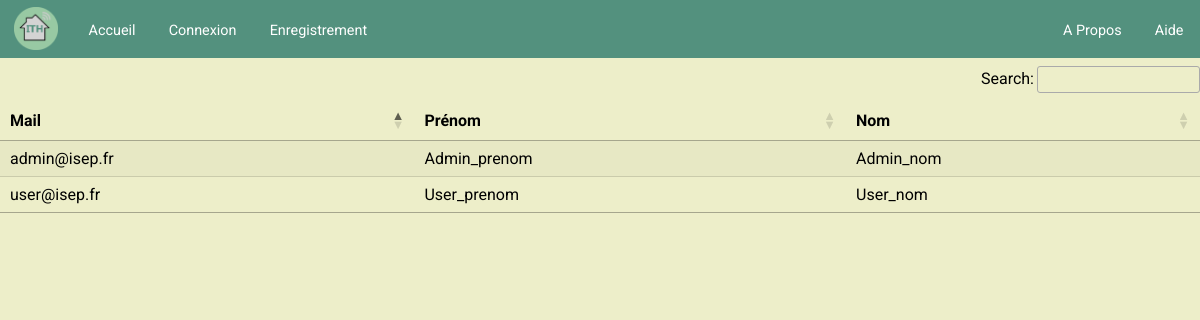
The app's page / (signed in), older data.
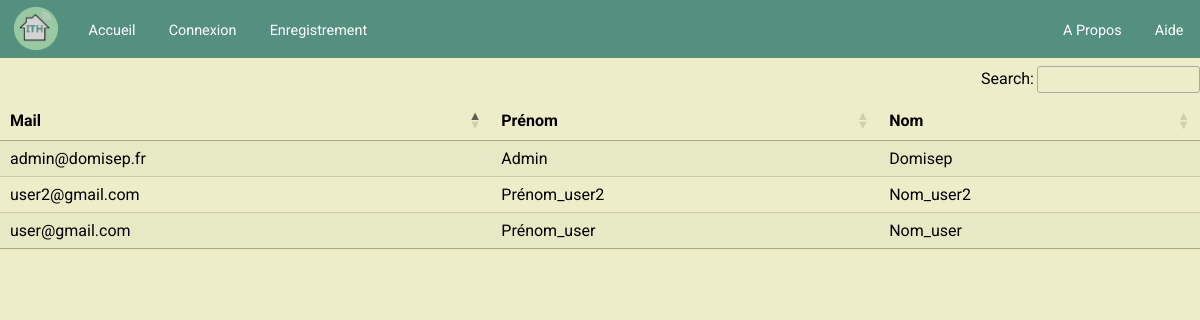
The same page, newer data.
### tables this page shows
CREATE TABLE IF NOT EXISTS `utilisateur` (
  `id_u` int(11) NOT NULL AUTO_INCREMENT,
  `email_u` varchar(150) NOT NULL,
  `prenom_u` varchar(100) NOT NULL,
  `nom_u` varchar(100) NOT NULL,
  `mdp_u` varchar(100) NOT NULL,
  `telephone_u` int(10) DEFAULT NULL,
  PRIMARY KEY (`id_u`) USING BTREE,
  UNIQUE KEY `email_u` (`email_u`)
);

### app/index.php (called while the page is built, shortened)
<?php
require_once 'Controleurs/controleurAccueil.php';
$router = new Routeur($_GET['currentPageUrl']);
$router->get('/', function(){ $controleur = new ControleurAccueil();
    $controleur->affichageAccueil(); });
$router->get('/accueil', function(){ $controleur = new ControleurAccueil();
    $controleur->affichageAccueil(); });
$router->get('/apropos', function(){ $controleur = new ControleurAide();
    $controleur->affichageApropos(); });
$router->get('/aide', function(){ $controleur = new ControleurAide();
    $controleur->affichageAide(); });
$router->post('/aide', function(){ $controleur = new ControleurAide();
    $controleur->affichageAide(); });
$router->get('/connexion', function(){ $controleur = new ControleurAuthentification;
    $controleur->affichageConnexion(); });
$router->post('/connexion', function(){ $controleur = new ControleurAuthentification;
    $controleur->affichageConnexion(); });
$router->get('/enregistrement', function(){ $controleur = new ControleurAuthentification;
    $controleur->affichageEnregistrement(); });
$router->post('/enregistrement', function(){ $controleur = new ControleurAuthentification;
    $controleur->affichageEnregistrement(); });
$router->get('/profil', function(){ if(isset($_SESSION['id_u'])) { $controleur = new ControleurUtilisateur;
    $controleur->affichageMonCompte($_SESSION['id_u']); }});
$router->post('/profil', function(){ if(isset($_SESSION['id_u'])) { $controleur = new ControleurUtilisateur;
    $controleur->affichageMonCompte($_SESSION['id_u']); }});
$router->get('/statistiques', function(){ $controleur = new ControleurMaMaison;
    $controleur->affichageStatistiques(); });
$router->post('/tableau-de-bord', function(){ $controleur = new ControleurMaMaison;
    $controleur->affichageTableauDeBord(); });
$router->get('/tableau-de-bord', function(){ $controleur = new ControleurMaMaison;
    $controleur->affichageTableauDeBord(); });
$router->get('/editer', function(){ $controleur = new ControleurMaMaison;
    $controleur->affichageEditerMaMaison(); });
$router->post('/editer', function(){ $controleur = new ControleurMaMaison;
    $controleur->affichageEditerMaMaison(); });
$router->get('/deconnexion', function(){ $controleur = new ControleurAuthentification;
    $controleur->affichageDeconnexion(); });
$router->get('/:id', function($id){ $controleur = new ControleurUtilisateur;
    $controleur->affichageUtilisateur($id); });
$router->post('/:id', function($id){ $controleur = new ControleurUtilisateur;
    $controleur->affichageUtilisateur($id); });
$router->run();

### app/Route.php (called while the page is built)
<?php
class Route
{
    private $path;
    private $callback;
    private $urlParams = [];
    public function __construct($path, $callback){
        $this->path = trim($path, '/');
        $this->callback = $callback;
    }
    public function match($url){
        $url = trim($url, '/');
        $path = preg_replace('#:([\w]+)#', '([^/]+)', $this->path);
        $regex = "#^$path$#i";
        if(!preg_match($regex, $url, $urlParams)){
            return false;
        }
        array_shift($urlParams);
        $this->urlParams = $urlParams;
        return true;
    }
    public function call(){
        return call_user_func_array($this->callback, $this->urlParams);
    }
}

### app/Routeur.php (called while the page is built, shortened)
<?php
require_once 'Route.php';
require_once 'Vues/vue.php';
class Routeur{
    private $currentPageUrl;
    private $routes = [];
    public function __construct($currentPageUrl){
        $this->currentPageUrl = $currentPageUrl;
    }
    public function get($path, $callback){
        $route = new Route($path, $callback);
        $this->routes["GET"][] = $route;
    }
    public function post($path, $callback){
        $route = new Route($path, $callback);
        $this->routes["POST"][] = $route;
    }
    public function run(){
        foreach($this->routes[$_SERVER['REQUEST_METHOD']] as $route){
            if($route->match($this->currentPageUrl)){
                return $route->call();
            }
        }
    }
}

### app/Modeles/modele.php (called while the page is built)
<?php
abstract class Modele {
  private $bdd;
  protected function executerRequete($sql, $parametres = null) {
    if ($parametres == null){
      $resultat = $this->getBdd()->query($sql);
    }
    else {
      $resultat = $this->getBdd()->prepare($sql);
      $resultat->execute($parametres);
    }
    return $resultat;
  }
  private function getBdd() {
    if ($this->bdd == null) {
      $this->bdd = new PDO("mysql:host=localhost; dbname=ith; charset=utf8", 'root', 'root', array(PDO::ATTR_ERRMODE => PDO::ERRMODE_EXCEPTION));
    }
    return $this->bdd;
  }
}

### app/Modeles/utilisateurs.php (called while the page is built, shortened)
<?php
require_once "Modeles/modele.php";
class Utilisateurs extends Modele {
  public function chercherUtilisateurs(){
    $sql = "SELECT email_u, prenom_u, nom_u, id_u FROM utilisateur";
    $resultatRequete = $this->executerRequete($sql)->fetchAll(PDO::FETCH_ASSOC);
    return $resultatRequete;
  }
}

### app/Vues/vueAccueil.php (the view, shortened to what this page needs)
<?php $this->titre = "Accueil"; ?>
<?php if (isset($_SESSION['id']) && $_SESSION['id'] == 1): ?>
  <link rel="stylesheet" type="text/css" href="//cdn.datatables.net/1.10.16/css/jquery.dataTables.css">
  <table id="myTable" class="hover row-border stripe">
    <thead>
      <tr>
        <th>Mail</th>
        <th>Prénom</th>
        <th>Nom</th>
      </tr>
    </thead>
    <tbody>
      <?php foreach ($donnees as $key => $value): ?>
          <tr onclick="window.location.href='/ITH/<?php echo $value['id_u'] ?>' ">
            <td> <?php echo $value['email_u'] ?> </td>
            <td> <?php echo $value['prenom_u'] ?> </td>
            <td> <?php echo $value['nom_u'] ?> </td>
          </tr>
      <?php endforeach; ?>
    </tbody>
  </table>
<?php endif; ?>

### app/Controleurs/controleurAccueil.php (shortened to what this page needs)
<?php
require_once 'Modeles/utilisateurs.php';
require_once 'Vues/vue.php';
class ControleurAccueil{
  public function affichageAccueil(){
    if (isset($_SESSION['id']) && $_SESSION['id'] == 1) {
      $utilisateurs = new Utilisateurs;
      $donnees = $utilisateurs->chercherUtilisateurs();
      $vue = new Vue('Accueil');
      $vue->generer($donnees);
    } else {
      $vue = new Vue('Accueil');
      $vue->generer();
    }
  }
}

### app/Vues/vue.php (shortened to what this page needs)
<?php
class Vue {
  private $fichier;
  private $titre;
  private $css;
  public function __construct($action) {
    $this->fichier = "Vues/vue".$action.".php";
    $this->css = "<link rel='stylesheet' href='public/css/".$action.".css'>";
  }
  public function generer($donnees=[]) {
    $contenu = $this->genererFichier($this->fichier, $donnees);
    $vue = $this->genererFichier('Vues/gabarit.php', array('titre' => $this->titre, 'contenu' => $contenu, 'css' => $this->css));
    echo $vue;
  }
  private function genererFichier($fichier, $donnees) {
    if (file_exists($fichier)) {
      extract($donnees);
      require $fichier;
      return ob_get_clean();
    }
    else {
      throw new Exception("Fichier '$fichier' introuvable");
    }
  }
}

### app/Vues/gabarit.php (shortened to what this page needs)
<!DOCTYPE html>
<html>
<head>
  <link rel="stylesheet" href="public/css/framework.css">
  <link rel="stylesheet" href="public/css/header.css">
  <link rel="stylesheet" href="public/css/Theme.css">
    <?= $css ?>
</head>
<body>
  <?php include 'header.php'; ?>
  <?= $contenu ?>
</body>
</html>

### app/Vues/header.php (shortened to what this page needs)
<ul id="navigation" class="topNav">
  <?php if (!empty($_SESSION['email'])): ?>
    <?php if ($_SESSION['id'] == 0): ?>
      <li id="logocontainer"><a href="accueil"><img id="logo" src="public/images/logo.png"></a></li>
      <li class="header-link"><a href="accueil">Accueil</a></li>
      <li class="header-link"><a href="profil">Mon Compte</a></li>
      <li id="dropdown-container">
          <ul class="dropdown">
            <li class="header-link-dropdown"><a href="javascript:void(0);">Mon habitation</a></li>
              <div class="dropdown-content">
                <a class="header-link-dropdown" href="editer">Éditer mon habitation</a>
                <a class="header-link-dropdown" href="statistiques">Statistiques</a>
                <a class="header-link-dropdown" href="tableau-de-bord">Tableau de bord</a>
              </div>
          </ul>
      </li>
      <li class="header-link-dropdown-responsive"><a href="editer">Éditer mon habitation</a></li>
      <li class="header-link-dropdown-responsive"><a href="statistiques">Statistiques</a></li>
      <li class="header-link-dropdown-responsive"><a href="tableaudebord">Tableau de bord</a></li>
      <li class="right header-link"><a href="aide">Aide</a></li>
      <li class="right header-link"><a href="apropos">A Propos</a></li>
      <li class="right header-link"><a href="deconnexion">Deconnexion</a></li>
      <li class="right" id="collapsible-icon"><a href="javascript:void(0);"><img id="menu-button" src="public/svg/menu-button.svg"></a></li>
    <?php elseif ($_SESSION['id'] == 1): ?>
      <li id="logocontainer"><a href="accueil"><img id="logo" src="public/images/logo.png"></a></li>
      <li class="header-link"><a href="accueil">Utilsateurs</a></li>
      <li class="header-link"><a href="aide">Aide</a></li>
      <li class="right header-link"><a href="deconnexion">Deconnexion</a></li>
    <?php endif; ?>
  <?php else : ?>
      <li id="logocontainer"><a href="accueil"><img id="logo" src="public/images/logo.png"></a></li>
      <li class="header-link"><a href="accueil">Accueil</a></li>
      <li class="header-link"><a href="connexion">Connexion</a></li>
      <li class="header-link"><a href="enregistrement">Enregistrement</a></li>
      <li class="right header-link"><a href="aide">Aide</a></li>
      <li class="right header-link"><a href="apropos">A Propos</a></li>
  <?php endif; ?>
</ul>

### public/css/framework.css (style rules this page uses)
* { box-sizing: border-box; }

### public/css/header.css (style rules this page uses)
* { margin: 0; padding: 0; font-family: 'Roboto', sans-serif; }
.topNav { margin: 0; padding: 0; background-color: #53917E; list-style-type: none; overflow: hidden; color: white; font-size: 0.9em; }
.topNav [class*="header-link"] { cursor: pointer; }
.topNav .header-link { float: left; height: 4em; padding: 1.55em 1.15em; }
#logocontainer { float: left; height: 4em; }
.topNav a { text-decoration: none; display: block; }
.topNav .header-link a { color: white; text-align: center; }
.topNav #logo { height: 3em; margin: 0.5em 1em; }
.topNav .right { float: right; }

### public/css/Theme.css (style rules this page uses)
body { background-color: #EDEEC9; font-family: 'Roboto'; }

Row changes from the older to the newer data that the page shows:
changed utilisateur: email_u "admin@isep.fr" → "admin@domisep.fr"; prenom_u "Admin_prenom" → "Admin"; nom_u "Admin_nom" → "Domisep"
changed utilisateur: email_u "user@isep.fr" → "user@gmail.com"; prenom_u "User_prenom" → "Prénom_user"; nom_u "User_nom" → "Nom_user"
added utilisateur: email_u "user2@gmail.com", prenom_u "Prénom_user2", nom_u "Nom_user2"
